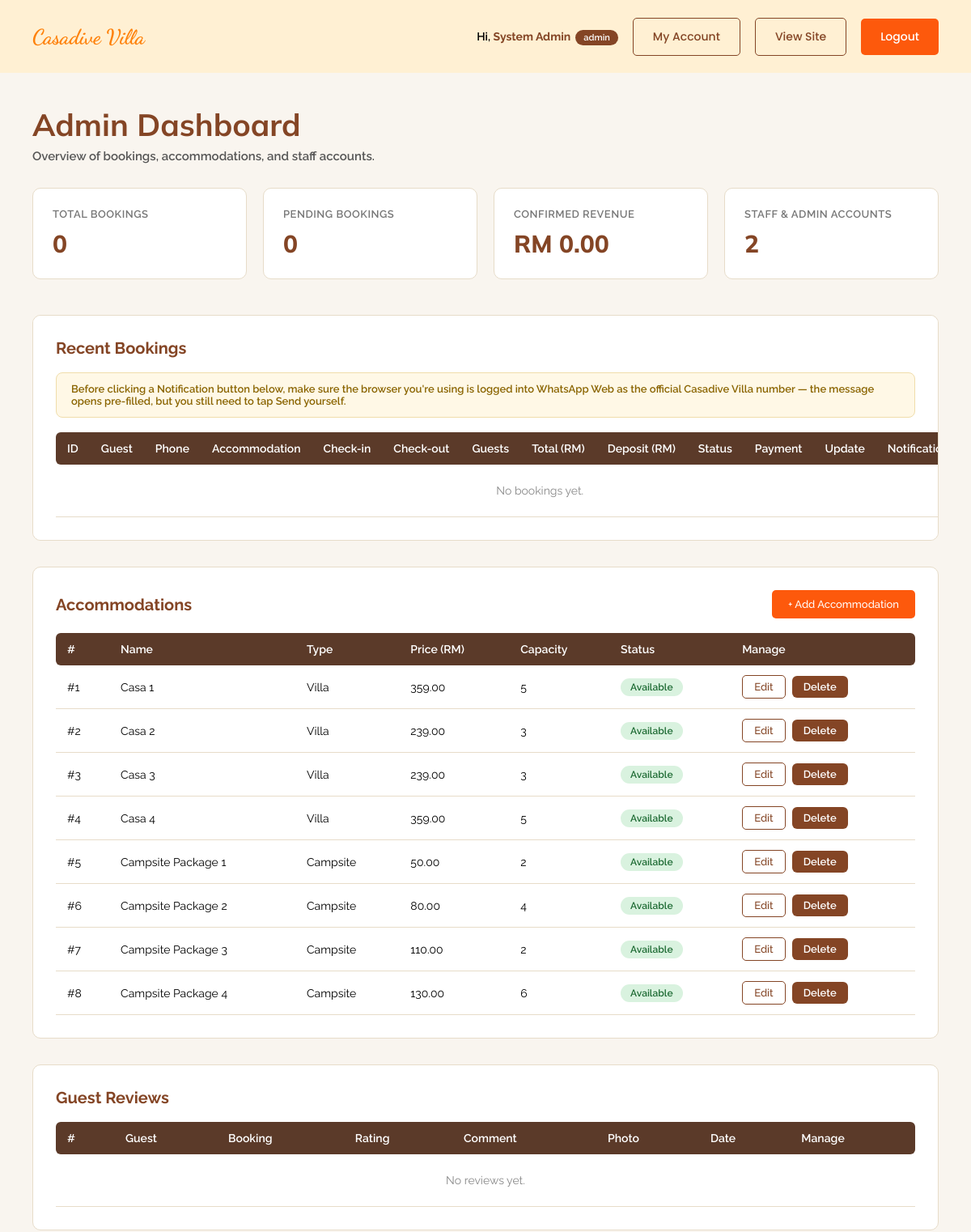
/user/admin_dashboard.php (signed in, upper part), run on an earlier commit of the app's database.
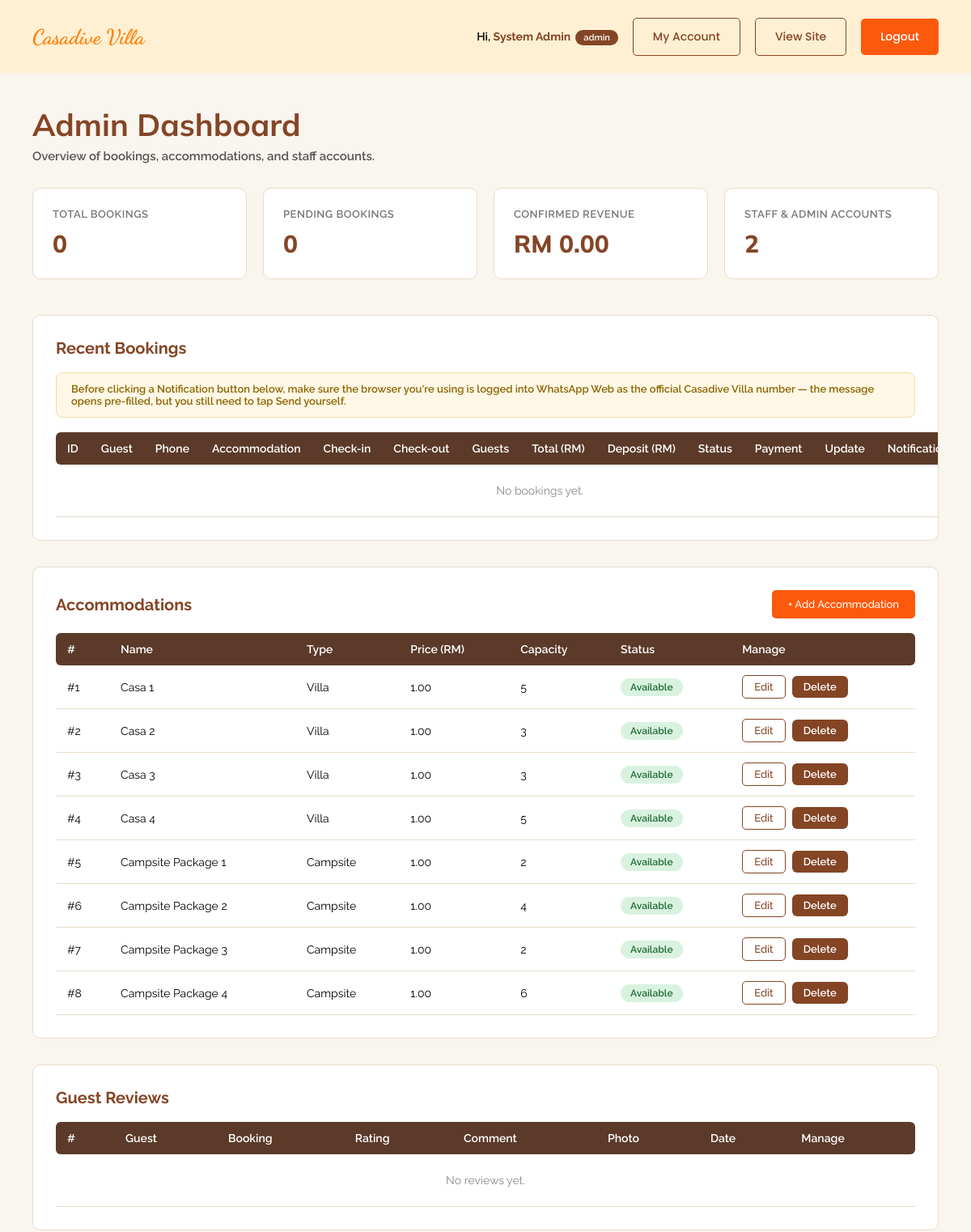
And on a later commit of the database.
### tables this page shows
CREATE TABLE `user` (
  user_id         INT UNSIGNED AUTO_INCREMENT PRIMARY KEY,
  username        VARCHAR(50)  NOT NULL UNIQUE,
  password        VARCHAR(255) NOT NULL,
  fullname        VARCHAR(100) NOT NULL,
  email           VARCHAR(150) NOT NULL UNIQUE,
  phone           VARCHAR(20),
  role            ENUM('admin','staff') NOT NULL DEFAULT 'staff',
  profile_picture VARCHAR(255),
  status          ENUM('active','inactive','suspended') NOT NULL DEFAULT 'active',
  created_at      TIMESTAMP NOT NULL DEFAULT CURRENT_TIMESTAMP,
  updated_at      TIMESTAMP NOT NULL DEFAULT CURRENT_TIMESTAMP ON UPDATE CURRENT_TIMESTAMP
);

CREATE TABLE `accommodation` (
  accommodation_id   INT UNSIGNED AUTO_INCREMENT PRIMARY KEY,
  accommodation_name VARCHAR(100) NOT NULL,
  accommodation_type ENUM('Villa','Campsite') NOT NULL,
  price              DECIMAL(10,2) NOT NULL COMMENT 'weekday / base rate per night, used for all booking calculations',
  price_weekend      DECIMAL(10,2) NULL COMMENT 'display only — not applied to booking totals yet',
  price_holiday      DECIMAL(10,2) NULL COMMENT 'display only — not applied to booking totals yet',
  capacity           INT UNSIGNED NOT NULL,
  pax_label          VARCHAR(30) NULL COMMENT 'display string e.g. "4-5 PAX", falls back to "Max N guests"',
  features           TEXT NULL COMMENT 'one feature per line, e.g. "Wifi\nAircond\nSea View"',
  description        TEXT,
  status             ENUM('available','unavailable','maintenance') NOT NULL DEFAULT 'available',
  image              VARCHAR(255),
  door_code          VARCHAR(20) COMMENT 'lock box / door code shown to the guest in the check-in reminder'
);

### user/admin_dashboard.php (called while the page is built, shortened)
<?php
require_once __DIR__ . '/../includes/db.php';
require_once __DIR__ . '/../includes/auth.php';
$user = current_user();
$accommodations = $pdo->query(
    'SELECT accommodation_id, accommodation_name, accommodation_type, price, capacity, status
     FROM accommodation ORDER BY accommodation_type, accommodation_id'
)->fetchAll();
$users = $pdo->query(
    'SELECT user_id, username, fullname, email, role, status, created_at FROM user ORDER BY user_id'
)->fetchAll();
require __DIR__ . '/views/admin_dashboard.view.php';

### includes/auth.php (called while the page is built, shortened)
<?php
function current_user(): array|false
{
    return $_SESSION['user'] ?? false;
}

### user/views/admin_dashboard.view.php (the view, shortened to what the rows shown need)
<!DOCTYPE html>
<html lang="en">
<head>
<link rel="stylesheet" href="style/dashboard.css">
</head>
<body>
  <header class="dash-topbar">
    <div class="container">
      <div class="dash-user">
        <span class="who">Hi, <strong><?= htmlspecialchars($user['fullname']) ?></strong><span class="role-badge"><?= htmlspecialchars($user['role']) ?></span></span>
      </div>
    </div>
  </header>
  <main class="dash-main">
    <div class="container">
      <h1 class="dash-heading">Admin Dashboard</h1>
      <section class="dash-section">
        <h2>Recent Bookings</h2>
        <table>
          <thead>
            <tr>
              <th>ID</th>
              <th>Guest</th>
              <th>Phone</th>
              <th>Accommodation</th>
              <th>Check-in</th>
              <th>Check-out</th>
              <th>Guests</th>
              <th>Total (RM)</th>
              <th>Deposit (RM)</th>
              <th>Status</th>
              <th>Payment</th>
              <th>Update</th>
              <th>Notification</th>
            </tr>
          </thead>
        </table>
      </section>
      <section class="dash-section">
        <h2 class="section-heading">
          Accommodations
          <a href="manage_accommodation.php" class="btn btn-md btn-primary">+ Add Accommodation</a>
        </h2>
        <table>
          <thead>
            <tr>
              <th>#</th>
              <th>Name</th>
              <th>Type</th>
              <th>Price (RM)</th>
              <th>Capacity</th>
              <th>Status</th>
              <th>Manage</th>
            </tr>
          </thead>
          <tbody>
            <?php foreach ($accommodations as $a): ?>
              <tr>
                <td>#<?= (int) $a['accommodation_id'] ?></td>
                <td><?= htmlspecialchars($a['accommodation_name']) ?></td>
                <td><?= htmlspecialchars($a['accommodation_type']) ?></td>
                <td><?= number_format((float) $a['price'], 2) ?></td>
                <td><?= (int) $a['capacity'] ?></td>
                <td><span class="status-badge status-<?= htmlspecialchars($a['status']) ?>"><?= htmlspecialchars($a['status']) ?></span></td>
                <td>
                  <div class="status-form">
                    <a href="manage_accommodation.php?id=<?= (int) $a['accommodation_id'] ?>" class="btn btn-sm btn-outline">Edit</a>
                    <form method="post" action="manage_accommodation.php" onsubmit="return confirm('Delete this accommodation? This cannot be undone.');">
                      <button type="submit">Delete</button>
                    </form>
                  </div>
                </td>
              </tr>
            <?php endforeach; ?>
          </tbody>
        </table>
      </section>
      <section class="dash-section">
        <h2 class="section-heading">Guest Reviews</h2>
        <table>
          <thead>
            <tr>
              <th>#</th>
              <th>Guest</th>
              <th>Booking</th>
              <th>Rating</th>
              <th>Comment</th>
              <th>Photo</th>
              <th>Date</th>
              <th>Manage</th>
            </tr>
          </thead>
        </table>
      </section>
    </div>
  </main>
</body>
</html>

What changed in the data, as far as the page shows it:
changed accommodation "Casa 1": price "359.00" → "1.00"
changed accommodation "Casa 2": price "239.00" → "1.00"
changed accommodation "Casa 3": price "239.00" → "1.00"
changed accommodation "Casa 4": price "359.00" → "1.00"
changed accommodation "Campsite Package 1": price "50.00" → "1.00"
changed accommodation "Campsite Package 2": price "80.00" → "1.00"
changed accommodation "Campsite Package 3": price "110.00" → "1.00"
changed accommodation "Campsite Package 4": price "130.00" → "1.00"
